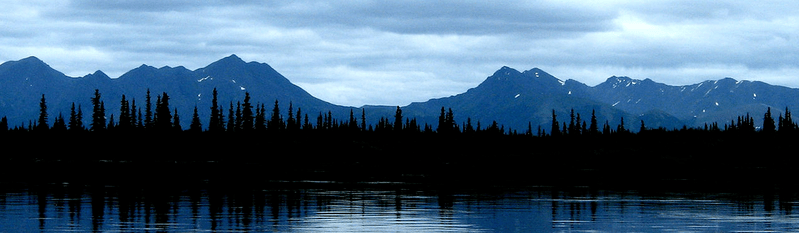
#> input picture thescreamer.png, 799 x 233 px
$ jupyter execute soundExtractor.ipynb
#> lines starting #> are read from the running program, lines starting #| are printed output that depends on the picture; after the words box and inside, x2 and y2 are one past the last pixel; in counts of white or black regions, pixels touching at a corner belong together
# Pattern Screamers Sound

[cell 1]
import matplotlib.pyplot as plt
import numpy as np
import cv2

### Loading Image

[cell 2]
image_path = 'thescreamer.png'
img = cv2.imread(image_path)
#> img is the input picture: shape (233, 799, 3); mean B, G, R 120.1, 96.1, 68.3

### Visualizing Image

[cell 3]
b,g,r = cv2.split(img)
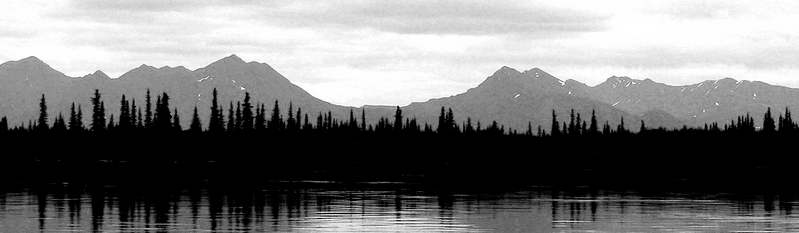
#> b: shape (233, 799); min 0, max 255, mean 120.1
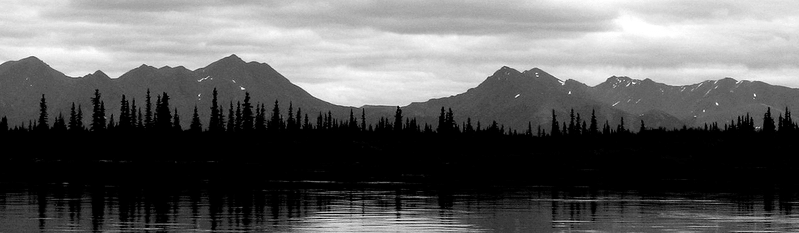
#> g: shape (233, 799); min 0, max 255, mean 96.1
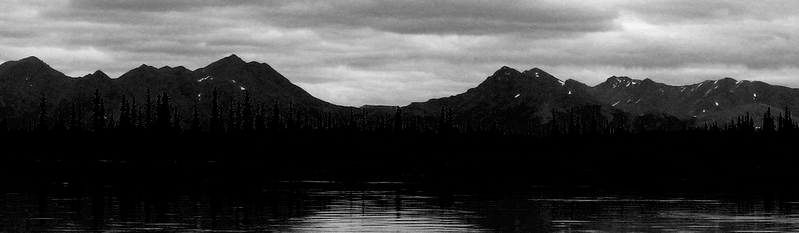
#> r: shape (233, 799); min 0, max 243, mean 68.3
frame_rgb = cv2.merge((r,g,b))
plt.imshow(frame_rgb)

### Image Segmentation using K-means

[cell 4]
img = cv2.cvtColor(img,cv2.COLOR_BGR2RGB)
twoDimage = img.reshape((-1,3))
twoDimage = np.float32(twoDimage)
criteria = (cv2.TERM_CRITERIA_EPS + cv2.TERM_CRITERIA_MAX_ITER, 10, 1.0)
K = 4
attempts=10
ret,label,center=cv2.kmeans(twoDimage,K,None,criteria,attempts,cv2.KMEANS_PP_CENTERS)
#> ret = 112959769.9; center = [[1.09, 3.48, 5.61], [185, 220.8, 247.4], [27.04, 77.89, 125.4], [142.4, 184.1, 220.9]]
center = np.uint8(center)
#> center = [[1, 3, 5], [184, 220, 247], [27, 77, 125], [142, 184, 220]]
res = center[label.flatten()]
result_image = res.reshape((img.shape))
plt.imshow(result_image)

### Creating a mask to remove background

[cell 5]
img = result_image
rgb_img = cv2.cvtColor(img, cv2.COLOR_BGR2RGB)
hsv_img = cv2.cvtColor(rgb_img, cv2.COLOR_RGB2HSV)
#> hsv_img: shape (233, 799, 3); mean H, S, V 15.6, 156.4, 119.5
low = (0, 0, 0)
high = (100,100, 100)
mask = cv2.inRange(rgb_img, low, high)
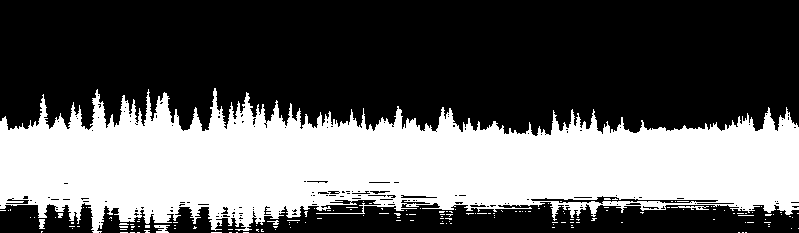
#> mask: shape (233, 799); 38.1% white; 159 white regions (153 under 20 px), largest, box (x1, y1, x2, y2) and area: (0, 88, 799, 233) 70110, (154, 225, 170, 233) 79, (671, 206, 709, 210) 78, (39, 219, 45, 229) 49, (267, 220, 279, 225) 27, (58, 213, 63, 218) 21
img = cv2.bitwise_not(img)
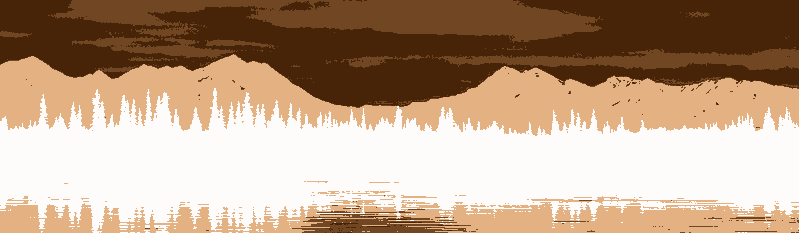
#> img: shape (233, 799, 3); mean R, G, B 187, 159.6, 135.5
signal = cv2.bitwise_and(img,img,mask=mask)
plt.imshow(signal)

### Cropping image to use only the top half

[cell 6]
img = result_image[0:150]
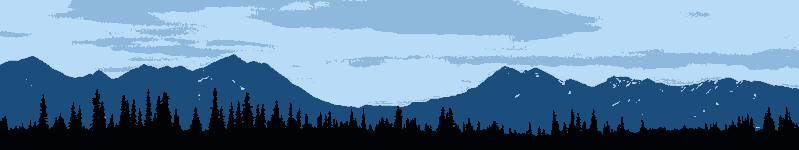
#> img: shape (150, 799, 3); mean R, G, B 98.6, 133, 162.5
rgb_img = cv2.cvtColor(img, cv2.COLOR_BGR2RGB)
#> rgb_img: shape (150, 799, 3)
hsv_img = cv2.cvtColor(rgb_img, cv2.COLOR_RGB2HSV)
#> hsv_img: shape (150, 799, 3); mean H, S, V 15.9, 132.9, 162.5
low = (0, 0, 0)
high = (100,100, 100)
mask = cv2.inRange(rgb_img, low, high)
#> mask: shape (150, 799); 19.2% white; 1 white region, box (x1, y1, x2, y2) and area: (0, 88, 799, 150) 23050
img = cv2.bitwise_not(img)
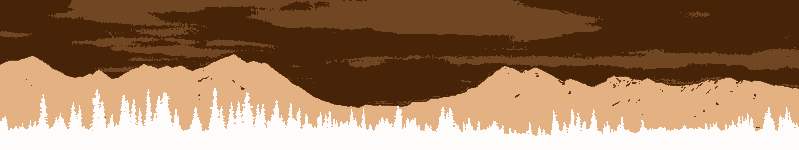
#> img: shape (150, 799, 3); mean R, G, B 156.4, 122, 92.5
signal = cv2.bitwise_and(img,img,mask=mask)
#> signal: shape (150, 799, 3)
plt.imshow(signal)

### Getting the image contours

[cell 7]
imgray = cv2.cvtColor(signal, cv2.COLOR_BGR2GRAY)
imgray = 255 - imgray

ret, thresh = cv2.threshold(imgray, 250, 255, 0)
#> thresh: shape (150, 799); 80.8% white; 1 black region
contours, hierarchy = cv2.findContours(thresh, cv2.RETR_TREE, cv2.CHAIN_APPROX_SIMPLE)
#> contours = 46 contours, 45 with area under 20; largest, box (x1, y1, x2, y2) and area: (0, 0, 799, 136) 94898
perimeter = [cv2.arcLength(cnt,True) for cnt in contours ]
#> perimeter = 46 values, max 4049.2 at index 45, min 0 at index 0, mean 89.82
biggestC = np.max(perimeter)
#> biggestC = 4049.2
contIndex = perimeter.index(biggestC)
#> contIndex = 45

a = cv2.drawContours(signal,contours,contIndex,(0,255,0),3)
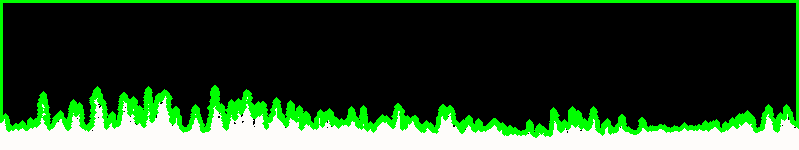
#> a: shape (150, 799, 3); mean R, G, B 39.9, 68.3, 39.2
plt.imshow(a)
mainCnt = contours[contIndex]
#> mainCnt = contour of 1650 points, box (x1, y1, x2, y2) (0, 0, 799, 136), area 94898

### Getting the signal

[cell 8]
signalArray = np.array(mainCnt)
#> signalArray has the same summary as mainCnt
x_and_y = signalArray.flatten('F')
#> x_and_y = 3300 values, max 798 at index 1647, min 0 at index 0, mean 232.9
half_vector = int(x_and_y.shape[0]/2)
#> half_vector = 1650

x_withBorders = x_and_y[:half_vector]
#> x_withBorders = 1650 values, max 798 at index 1647, min 0 at index 0, mean 349.1
y_inverted = x_and_y[half_vector:]
#> y_inverted = 1650 values, max 135 at index 1230, min 0 at index 0, mean 116.7
y_withBorders = np.max(y_inverted) - y_inverted
#> y_withBorders = 1650 values, max 135 at index 0, min 0 at index 1230, mean 18.27

x = x_withBorders[1:len(x_withBorders) - 1]
#> x = 1648 values, max 798 at index 1646, min 0 at index 0, mean 349
y = y_withBorders[1:len(y_withBorders) - 1]
#> y = 1648 values, max 48 at index 545, min 0 at index 1229, mean 18.13

plt.plot(x,y)
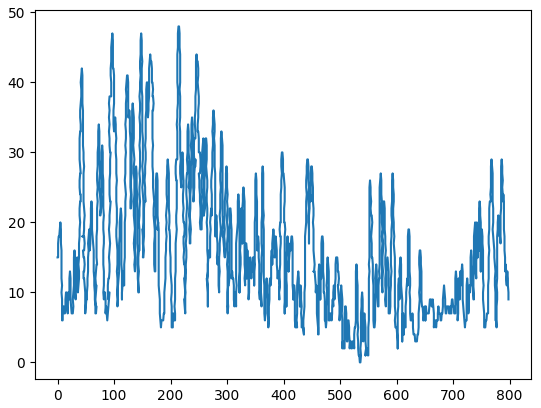
#> figure drawn by matplotlib, 1 panel

### Creating the sound signal

[cell 9]
from scipy.interpolate import interp1d

time = 5
xnew = np.linspace(0, 798, num=44_100*time, endpoint=True)
signal = interp1d(x, y)
half_sound = signal(xnew)

sound = []
for i in half_sound:
    sound.append(i)
    sound.append(-i)
#> after the loop, sound = 441000 items

sound = np.array(sound)
path = 'thescreamer.png'
img = cv2.imread(path)

fig, (ax1, ax2) = plt.subplots(2)
ax1.plot(sound)
ax2.imshow(img)
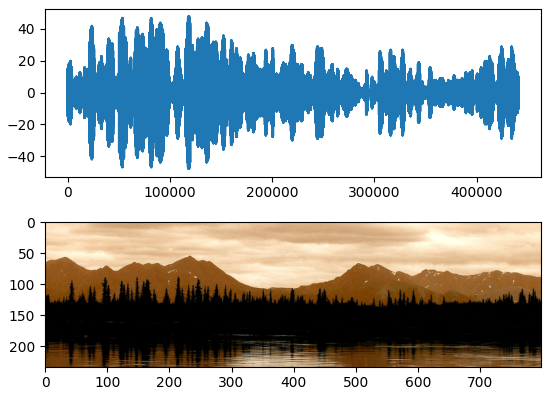
#> figure drawn by matplotlib, 2 panels; B, G, R data is drawn as R, G, B; panel 1: curve peaks at x = 118264, y = 48
